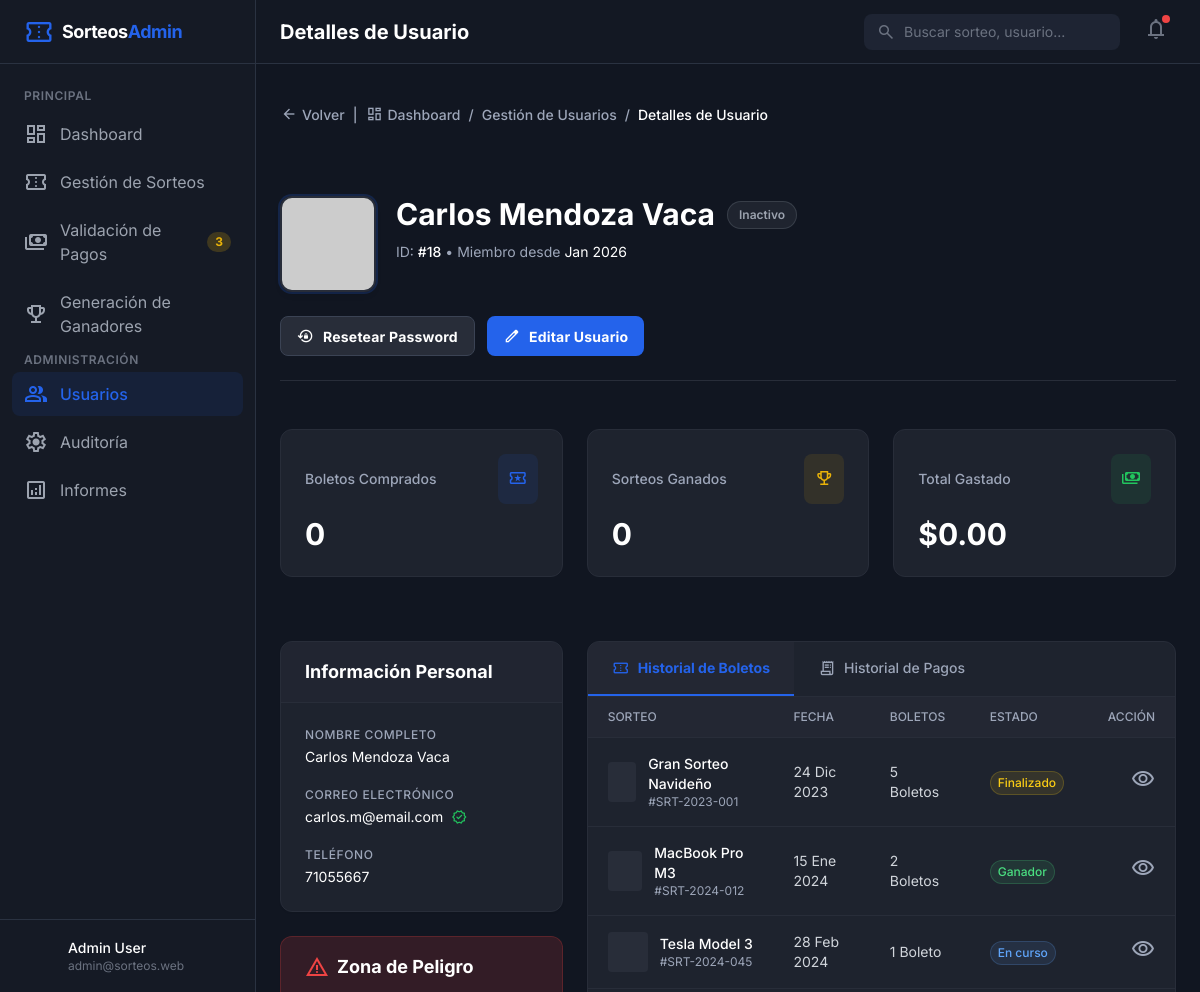
/php/administrador/DetallesUsuarioAdmin.php?userId=18, run on the app's committed database.
### tables this page shows
CREATE TABLE `usuarios` (
  `id_usuario` int(11) NOT NULL,
  `primer_nombre` varchar(50) NOT NULL,
  `apellido_paterno` varchar(50) NOT NULL,
  `apellido_materno` varchar(50) NOT NULL,
  `email` varchar(100) NOT NULL,
  `password_hash` varchar(255) NOT NULL,
  `telefono` varchar(20) DEFAULT NULL,
  `saldo_disponible` decimal(12,2) DEFAULT 0.00,
  `estado` enum('Activo','Baneado','Inactivo') DEFAULT 'Activo',
  `id_rol` int(11) NOT NULL,
  `last_login` timestamp NULL DEFAULT NULL,
  `created_at` timestamp NOT NULL DEFAULT current_timestamp(),
  `deleted_at` timestamp NULL DEFAULT NULL
);

### php/administrador/DetallesUsuarioAdmin.php (the view, shortened to what the rows shown need)
<!DOCTYPE html>
<?php
$conn = getDBConnection();
$userId = isset($_GET['userId']) ? intval($_GET['userId']) : 0;
$userData = null;
if ($userId > 0) {
    $query = "SELECT u.id_usuario, u.primer_nombre, u.apellido_paterno, u.apellido_materno,
                     u.email, u.telefono, u.estado, u.created_at,
                     (SELECT COUNT(*) FROM boletos WHERE id_usuario_actual = u.id_usuario AND estado = 'Vendido') as boletos_comprados,
                     (SELECT COUNT(*) FROM ganadores WHERE id_usuario = u.id_usuario) as sorteos_ganados,
                     (SELECT COALESCE(SUM(monto_total), 0) FROM transacciones WHERE id_usuario = u.id_usuario AND estado_pago = 'Completado') as total_gastado
              FROM usuarios u
              WHERE u.id_usuario = ?";
    $stmt = $conn->prepare($query);
    $stmt->bind_param('i', $userId);
    $stmt->execute();
    $result = $stmt->get_result();
    if ($result->num_rows > 0) {
        $userData = $result->fetch_assoc();
        $nombreCompleto = trim($userData['primer_nombre'] . ' ' . $userData['apellido_paterno'] . ' ' . $userData['apellido_materno']);
        $fechaRegistro = date('M Y', strtotime($userData['created_at']));
        $estado = $userData['estado'];
        $estadoClasses = [
            'Activo' => 'bg-green-400/10 text-green-400 ring-green-400/20',
            'Inactivo' => 'bg-gray-400/10 text-gray-400 ring-gray-400/20',
            'Baneado' => 'bg-red-400/10 text-red-400 ring-red-400/20'
        ];
        $estadoClass = $estadoClasses[$estado] ?? $estadoClasses['Inactivo'];
    }
}
?>
<html class="dark" lang="es"><head>
<script src="https://cdn.tailwindcss.com?plugins=forms,container-queries"></script>
<script id="tailwind-config">
        tailwind.config = {
            darkMode: "class",
            theme: {
                extend: {
                    colors: {
                        "primary": "#2463eb",
                        "background-light": "#f6f6f8",
                        "background-dark": "#111621",
                        "card-dark": "#1e2433",
                        "border-dark": "#2a3241",
                    },
                    fontFamily: {
                        "display": ["Inter", "sans-serif"]
                    },
                    borderRadius: {"DEFAULT": "0.25rem", "lg": "0.5rem", "xl": "0.75rem", "full": "9999px"},
                },
            },
        }
    </script>
</head>
<body class="bg-background-light dark:bg-background-dark text-slate-900 dark:text-white antialiased overflow-hidden">
<div class="flex h-screen w-full overflow-hidden">
<main class="flex-1 flex flex-col h-full bg-background-light dark:bg-background-dark relative overflow-hidden">
<header class="h-16 flex-shrink-0 flex items-center justify-between px-6 border-b border-gray-200 dark:border-border-dark bg-white dark:bg-[#151a25]/80 backdrop-blur-md z-20">
<div class="flex items-center gap-4">
<h1 class="text-xl font-bold text-slate-900 dark:text-white hidden sm:block">Detalles de Usuario</h1>
</div>
</header>
<div class="flex-1 overflow-y-auto p-6">
<div class="max-w-[1200px] mx-auto w-full space-y-8">
<div class="flex flex-col md:flex-row flex-wrap justify-between gap-6 py-6 border-b border-[#282d39]">
<div class="flex items-start gap-5">
<?php if ($userData): ?>
<?php
$avatarUrl = 'https://ui-avatars.com/api/?name=' . urlencode($nombreCompleto) . '&background=2463eb&color=fff';
?>
<div class="bg-center bg-no-repeat aspect-square bg-cover rounded-xl size-24 border-2 border-[#282d39] shadow-md ring-2 ring-primary/20" data-alt="User Profile Picture" style='background-image: url("<?php echo htmlspecialchars($avatarUrl); ?>");'></div>
<div class="flex flex-col gap-2">
<div class="flex items-center gap-3 flex-wrap">
<h1 id="user-nombre-header" class="text-white text-3xl font-bold leading-tight"><?php echo htmlspecialchars($nombreCompleto); ?></h1>
<span class="inline-flex items-center gap-1.5 rounded-full <?php echo $estadoClass; ?> px-3 py-1.5 text-xs font-semibold ring-1 ring-inset">
                                        <?php echo htmlspecialchars($estado); ?>
                                    </span>
</div>
<p class="text-[#9da6b9] text-sm font-normal">ID: <span id="user-id-display" class="text-white font-medium">#<?php echo $userData['id_usuario']; ?></span> • Miembro desde <span class="text-white"><?php echo $fechaRegistro; ?></span></p>
</div>
<?php else: ?>
<div class="text-red-400">Usuario no encontrado</div>
<?php endif; ?>
</div>
</div>
<div class="grid grid-cols-1 lg:grid-cols-3 gap-6 py-4">
<div class="flex flex-col gap-6 lg:col-span-1">
<div class="rounded-xl border border-[#282d39] bg-[#1e232e] overflow-hidden shadow-sm">
<div class="p-6 flex flex-col gap-5">
<?php if ($userData): ?>
<div class="flex flex-col gap-1">
<p class="text-[#9da6b9] text-xs font-medium uppercase tracking-wider">Nombre Completo</p>
<p id="user-nombre" class="text-white text-sm"><?php echo htmlspecialchars($nombreCompleto); ?></p>
</div>
<div class="flex flex-col gap-1">
<p class="text-[#9da6b9] text-xs font-medium uppercase tracking-wider">Correo Electrónico</p>
<div class="flex items-center gap-2">
<p id="user-email" class="text-white text-sm"><?php echo htmlspecialchars($userData['email']); ?></p>
<span class="material-symbols-outlined text-green-500 text-[16px]" title="Verificado">verified</span>
</div>
</div>
<div class="flex flex-col gap-1">
<p class="text-[#9da6b9] text-xs font-medium uppercase tracking-wider">Teléfono</p>
<p id="user-telefono" class="text-white text-sm"><?php echo htmlspecialchars($userData['telefono'] ?: 'No proporcionado'); ?></p>
</div>
<?php endif; ?>
</div>
</div>
</div>
<div class="flex flex-col gap-6 lg:col-span-2">
<div class="rounded-xl border border-[#282d39] bg-[#1e232e] overflow-hidden flex flex-col h-full shadow-sm">
<div id="tablaBoletos" class="p-0 overflow-x-auto">
<table class="w-full text-left border-collapse">
<thead>
<tr class="bg-[#282d39]/50 border-b border-[#282d39]">
<th class="py-3 px-5 text-[#9da6b9] text-xs font-medium uppercase">Sorteo</th>
<th class="py-3 px-5 text-[#9da6b9] text-xs font-medium uppercase">Fecha</th>
<th class="py-3 px-5 text-[#9da6b9] text-xs font-medium uppercase">Boletos</th>
<th class="py-3 px-5 text-[#9da6b9] text-xs font-medium uppercase">Estado</th>
<th class="py-3 px-5 text-[#9da6b9] text-xs font-medium uppercase text-right">Acción</th>
</tr>
</thead>
</table>
</div>
</div>
</div>
</div>
</div>
</div>
</div>
</body></html>

### data on the page
usuarios: nombreCompleto "Carlos Mendoza Vaca", estado "Inactivo", id_usuario "18", created_at "Jan 2026", email "carlos.m@email.com", telefono "71055667"

### other printed values
$userData['boletos_comprados'] "0"
$userData['sorteos_ganados'] "0"
$userData['total_gastado'] "0.00"
